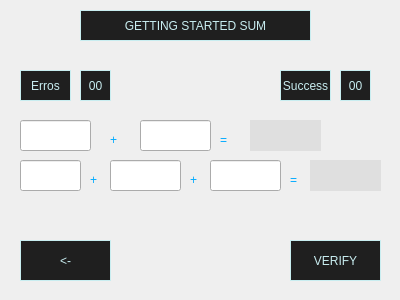
<?xml version="1.0" encoding="UTF-8"?>
<ui version="4.0">
 <class>formsum</class>
 <widget class="QDialog" name="formsum">
  <property name="geometry">
   <rect>
    <x>0</x>
    <y>0</y>
    <width>400</width>
    <height>300</height>
   </rect>
  </property>
  <property name="minimumSize">
   <size>
    <width>400</width>
    <height>300</height>
   </size>
  </property>
  <property name="maximumSize">
   <size>
    <width>400</width>
    <height>300</height>
   </size>
  </property>
  <property name="windowTitle">
   <string>Dialog</string>
  </property>
  <property name="styleSheet">
   <string notr="true">background-color:#bebeb;
</string>
  </property>
  <widget class="QLabel" name="label_5">
   <property name="geometry">
    <rect>
     <x>90</x>
     <y>170</y>
     <width>21</width>
     <height>20</height>
    </rect>
   </property>
   <property name="styleSheet">
    <string notr="true">
color: rgb(0, 170, 255);
font: 75 26pt &quot;Bahnschrift&quot;;</string>
   </property>
   <property name="text">
    <string>+</string>
   </property>
  </widget>
  <widget class="QLineEdit" name="lineEditc1">
   <property name="geometry">
    <rect>
     <x>20</x>
     <y>120</y>
     <width>71</width>
     <height>31</height>
    </rect>
   </property>
   <property name="styleSheet">
    <string notr="true">font: 75 12pt &quot;MS Shell Dlg 2&quot;;
color: rgb(200, 237, 240);</string>
   </property>
   <property name="maxLength">
    <number>4</number>
   </property>
  </widget>
  <widget class="QLineEdit" name="lineEditc3">
   <property name="geometry">
    <rect>
     <x>20</x>
     <y>160</y>
     <width>61</width>
     <height>31</height>
    </rect>
   </property>
   <property name="styleSheet">
    <string notr="true">font: 75 12pt &quot;MS Shell Dlg 2&quot;;
color: rgb(200, 237, 240);</string>
   </property>
   <property name="maxLength">
    <number>4</number>
   </property>
  </widget>
  <widget class="QLabel" name="label_2">
   <property name="geometry">
    <rect>
     <x>110</x>
     <y>130</y>
     <width>21</width>
     <height>20</height>
    </rect>
   </property>
   <property name="styleSheet">
    <string notr="true">
color: rgb(0, 170, 255);
font: 75 26pt &quot;Bahnschrift&quot;;</string>
   </property>
   <property name="text">
    <string>+</string>
   </property>
  </widget>
  <widget class="QPushButton" name="pushButton">
   <property name="geometry">
    <rect>
     <x>290</x>
     <y>240</y>
     <width>91</width>
     <height>41</height>
    </rect>
   </property>
   <property name="cursor">
    <cursorShape>PointingHandCursor</cursorShape>
   </property>
   <property name="styleSheet">
    <string notr="true">color: rgb(200, 237, 240);
background-color:rgb(31, 31, 31);
border:1px solid rgb(200, 237, 240);</string>
   </property>
   <property name="text">
    <string>VERIFY</string>
   </property>
  </widget>
  <widget class="QLabel" name="label">
   <property name="geometry">
    <rect>
     <x>220</x>
     <y>130</y>
     <width>21</width>
     <height>20</height>
    </rect>
   </property>
   <property name="styleSheet">
    <string notr="true">
color: rgb(0, 170, 255);
font: 75 26pt &quot;Bahnschrift&quot;;</string>
   </property>
   <property name="text">
    <string>=</string>
   </property>
  </widget>
  <widget class="QLineEdit" name="lineEditc2">
   <property name="geometry">
    <rect>
     <x>140</x>
     <y>120</y>
     <width>71</width>
     <height>31</height>
    </rect>
   </property>
   <property name="styleSheet">
    <string notr="true">font: 75 12pt &quot;MS Shell Dlg 2&quot;;
color: rgb(200, 237, 240);</string>
   </property>
   <property name="maxLength">
    <number>4</number>
   </property>
  </widget>
  <widget class="QLabel" name="label_4">
   <property name="geometry">
    <rect>
     <x>190</x>
     <y>170</y>
     <width>21</width>
     <height>20</height>
    </rect>
   </property>
   <property name="styleSheet">
    <string notr="true">
color: rgb(0, 170, 255);
font: 75 26pt &quot;Bahnschrift&quot;;</string>
   </property>
   <property name="text">
    <string>+</string>
   </property>
  </widget>
  <widget class="QLabel" name="label_3">
   <property name="geometry">
    <rect>
     <x>290</x>
     <y>170</y>
     <width>21</width>
     <height>20</height>
    </rect>
   </property>
   <property name="styleSheet">
    <string notr="true">
color: rgb(0, 170, 255);
font: 75 26pt &quot;Bahnschrift&quot;;</string>
   </property>
   <property name="text">
    <string>=</string>
   </property>
  </widget>
  <widget class="QPushButton" name="pushButton_2">
   <property name="enabled">
    <bool>false</bool>
   </property>
   <property name="geometry">
    <rect>
     <x>80</x>
     <y>10</y>
     <width>231</width>
     <height>31</height>
    </rect>
   </property>
   <property name="styleSheet">
    <string notr="true">color: rgb(200, 237, 240);
background-color:rgb(31, 31, 31);
border:1px solid rgb(200, 237, 240);</string>
   </property>
   <property name="text">
    <string>GETTING STARTED SUM</string>
   </property>
  </widget>
  <widget class="QPushButton" name="pushButton_3">
   <property name="geometry">
    <rect>
     <x>20</x>
     <y>240</y>
     <width>91</width>
     <height>41</height>
    </rect>
   </property>
   <property name="cursor">
    <cursorShape>PointingHandCursor</cursorShape>
   </property>
   <property name="styleSheet">
    <string notr="true">color: rgb(200, 237, 240);
background-color:rgb(31, 31, 31);
border:1px solid rgb(200, 237, 240);</string>
   </property>
   <property name="text">
    <string>&lt;-</string>
   </property>
  </widget>
  <widget class="QPushButton" name="pushButton_6">
   <property name="enabled">
    <bool>false</bool>
   </property>
   <property name="geometry">
    <rect>
     <x>250</x>
     <y>120</y>
     <width>71</width>
     <height>31</height>
    </rect>
   </property>
   <property name="styleSheet">
    <string notr="true">font: 75 12pt &quot;MS Shell Dlg 2&quot;;
background-color:rgb(223, 223, 223);
border:none;
color:rgb(200,237,240);</string>
   </property>
   <property name="text">
    <string/>
   </property>
  </widget>
  <widget class="QPushButton" name="pushButton_7">
   <property name="enabled">
    <bool>false</bool>
   </property>
   <property name="geometry">
    <rect>
     <x>310</x>
     <y>160</y>
     <width>71</width>
     <height>31</height>
    </rect>
   </property>
   <property name="styleSheet">
    <string notr="true">font: 75 12pt &quot;MS Shell Dlg 2&quot;;
background-color:rgb(223, 223, 223);
border:none;
color:rgb(200,237,240);</string>
   </property>
   <property name="text">
    <string/>
   </property>
  </widget>
  <widget class="QLineEdit" name="lineEditc4">
   <property name="geometry">
    <rect>
     <x>110</x>
     <y>160</y>
     <width>71</width>
     <height>31</height>
    </rect>
   </property>
   <property name="styleSheet">
    <string notr="true">
font: 75 12pt &quot;MS Shell Dlg 2&quot;;
background-color: #bebeb;
color: rgb(200, 237, 240);</string>
   </property>
   <property name="text">
    <string/>
   </property>
   <property name="maxLength">
    <number>4</number>
   </property>
  </widget>
  <widget class="QLineEdit" name="lineEditc5">
   <property name="geometry">
    <rect>
     <x>210</x>
     <y>160</y>
     <width>71</width>
     <height>31</height>
    </rect>
   </property>
   <property name="styleSheet">
    <string notr="true">
font: 75 12pt &quot;MS Shell Dlg 2&quot;;
background-color: #bebeb;
color: rgb(200, 237, 240);</string>
   </property>
   <property name="text">
    <string/>
   </property>
   <property name="maxLength">
    <number>4</number>
   </property>
  </widget>
  <widget class="QPushButton" name="pushButton_4">
   <property name="enabled">
    <bool>false</bool>
   </property>
   <property name="geometry">
    <rect>
     <x>20</x>
     <y>70</y>
     <width>51</width>
     <height>31</height>
    </rect>
   </property>
   <property name="styleSheet">
    <string notr="true">color: rgb(200, 237, 240);
background-color:rgb(31, 31, 31);
border:1px solid rgb(200, 237, 240);</string>
   </property>
   <property name="text">
    <string>Erros</string>
   </property>
  </widget>
  <widget class="QPushButton" name="pushButton_5">
   <property name="enabled">
    <bool>false</bool>
   </property>
   <property name="geometry">
    <rect>
     <x>280</x>
     <y>70</y>
     <width>51</width>
     <height>31</height>
    </rect>
   </property>
   <property name="styleSheet">
    <string notr="true">color: rgb(200, 237, 240);
background-color:rgb(31, 31, 31);
border:1px solid rgb(200, 237, 240);</string>
   </property>
   <property name="text">
    <string>Success</string>
   </property>
  </widget>
  <widget class="QPushButton" name="pushButton_8_error">
   <property name="enabled">
    <bool>false</bool>
   </property>
   <property name="geometry">
    <rect>
     <x>80</x>
     <y>70</y>
     <width>31</width>
     <height>31</height>
    </rect>
   </property>
   <property name="styleSheet">
    <string notr="true">color: rgb(200, 237, 240);
background-color:rgb(31, 31, 31);
border:1px solid rgb(200, 237, 240);</string>
   </property>
   <property name="text">
    <string>00</string>
   </property>
  </widget>
  <widget class="QPushButton" name="pushButton_9_success">
   <property name="enabled">
    <bool>false</bool>
   </property>
   <property name="geometry">
    <rect>
     <x>340</x>
     <y>70</y>
     <width>31</width>
     <height>31</height>
    </rect>
   </property>
   <property name="styleSheet">
    <string notr="true">color: rgb(200, 237, 240);
background-color:rgb(31, 31, 31);
border:1px solid rgb(200, 237, 240);</string>
   </property>
   <property name="text">
    <string>00</string>
   </property>
  </widget>
 </widget>
 <tabstops>
  <tabstop>lineEditc1</tabstop>
  <tabstop>lineEditc2</tabstop>
  <tabstop>lineEditc3</tabstop>
  <tabstop>pushButton</tabstop>
 </tabstops>
 <resources/>
 <connections>
  <connection>
   <sender>pushButton_3</sender>
   <signal>clicked()</signal>
   <receiver>formsum</receiver>
   <slot>close()</slot>
   <hints>
    <hint type="sourcelabel">
     <x>85</x>
     <y>248</y>
    </hint>
    <hint type="destinationlabel">
     <x>222</x>
     <y>238</y>
    </hint>
   </hints>
  </connection>
 </connections>
</ui>
